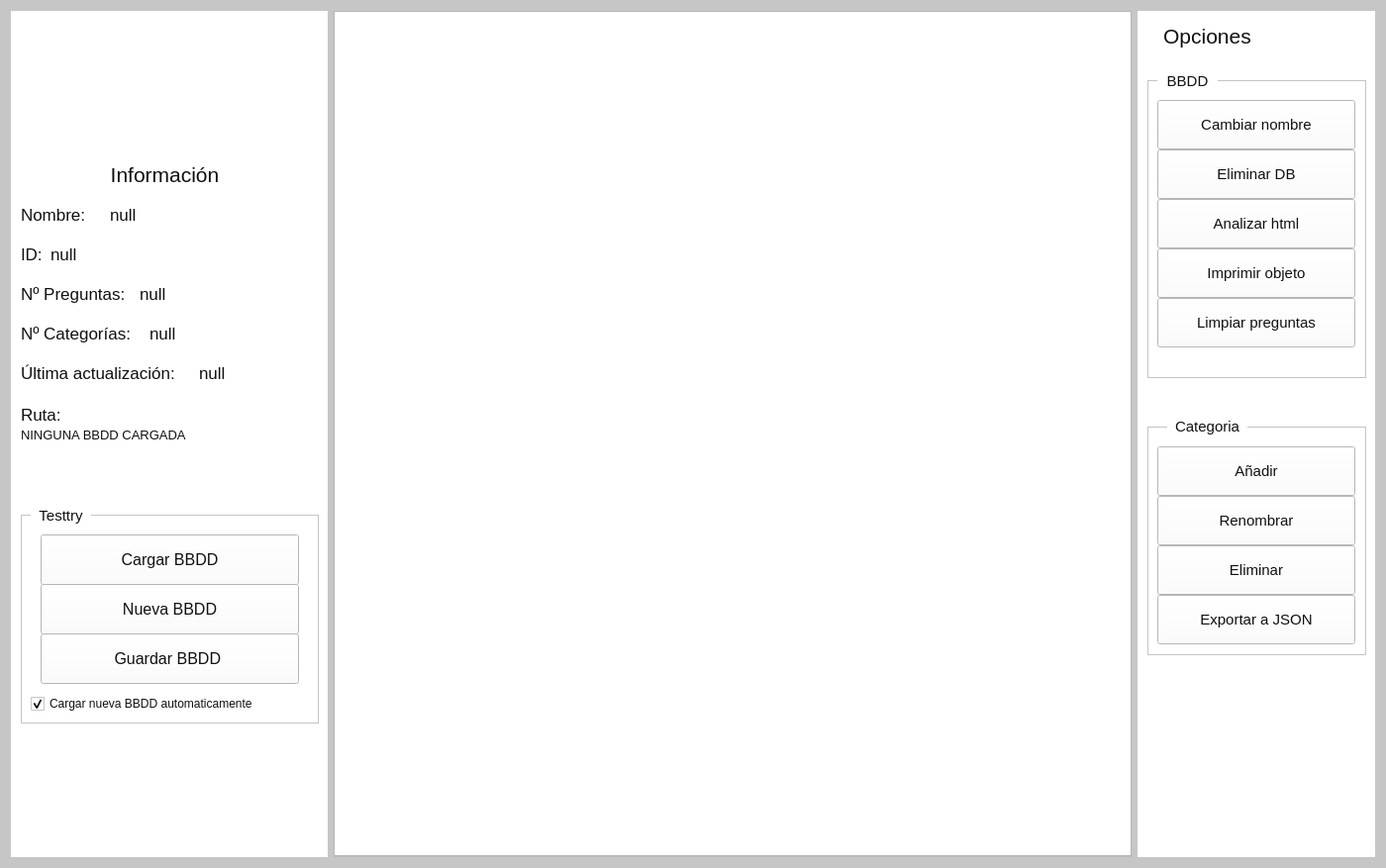
<?xml version="1.0" encoding="UTF-8"?>
<ui version="4.0">
 <class>frm_principal</class>
 <widget class="QFrame" name="frm_principal">
  <property name="geometry">
   <rect>
    <x>0</x>
    <y>0</y>
    <width>1400</width>
    <height>877</height>
   </rect>
  </property>
  <property name="windowTitle">
   <string>Frame</string>
  </property>
  <property name="styleSheet">
   <string notr="true">color: rgb(16, 16, 16);
background-color: rgb(198, 198, 198);</string>
  </property>
  <layout class="QHBoxLayout" name="horizontalLayout">
   <item>
    <widget class="QFrame" name="frm_db_info">
     <property name="minimumSize">
      <size>
       <width>320</width>
       <height>700</height>
      </size>
     </property>
     <property name="styleSheet">
      <string notr="true">background-color: rgb(255, 255, 255);</string>
     </property>
     <property name="frameShape">
      <enum>QFrame::NoFrame</enum>
     </property>
     <property name="frameShadow">
      <enum>QFrame::Sunken</enum>
     </property>
     <widget class="QLabel" name="label">
      <property name="geometry">
       <rect>
        <x>10</x>
        <y>270</y>
        <width>121</width>
        <height>31</height>
       </rect>
      </property>
      <property name="font">
       <font>
        <pointsize>13</pointsize>
       </font>
      </property>
      <property name="text">
       <string>Nº Preguntas:</string>
      </property>
      <property name="alignment">
       <set>Qt::AlignLeading|Qt::AlignLeft|Qt::AlignVCenter</set>
      </property>
     </widget>
     <widget class="QLabel" name="lbl_numero_preguntas">
      <property name="geometry">
       <rect>
        <x>130</x>
        <y>270</y>
        <width>171</width>
        <height>31</height>
       </rect>
      </property>
      <property name="font">
       <font>
        <pointsize>13</pointsize>
       </font>
      </property>
      <property name="text">
       <string>null</string>
      </property>
      <property name="alignment">
       <set>Qt::AlignLeading|Qt::AlignLeft|Qt::AlignVCenter</set>
      </property>
     </widget>
     <widget class="QLabel" name="label_11">
      <property name="geometry">
       <rect>
        <x>90</x>
        <y>150</y>
        <width>131</width>
        <height>31</height>
       </rect>
      </property>
      <property name="font">
       <font>
        <pointsize>16</pointsize>
       </font>
      </property>
      <property name="text">
       <string>Información</string>
      </property>
      <property name="alignment">
       <set>Qt::AlignCenter</set>
      </property>
     </widget>
     <widget class="QLabel" name="lbl_numero_categorias">
      <property name="geometry">
       <rect>
        <x>140</x>
        <y>310</y>
        <width>171</width>
        <height>31</height>
       </rect>
      </property>
      <property name="font">
       <font>
        <pointsize>13</pointsize>
       </font>
      </property>
      <property name="text">
       <string>null</string>
      </property>
      <property name="alignment">
       <set>Qt::AlignLeading|Qt::AlignLeft|Qt::AlignVCenter</set>
      </property>
     </widget>
     <widget class="QLabel" name="label_4">
      <property name="geometry">
       <rect>
        <x>10</x>
        <y>310</y>
        <width>121</width>
        <height>31</height>
       </rect>
      </property>
      <property name="font">
       <font>
        <pointsize>13</pointsize>
       </font>
      </property>
      <property name="text">
       <string>Nº Categorías:</string>
      </property>
      <property name="alignment">
       <set>Qt::AlignLeading|Qt::AlignLeft|Qt::AlignVCenter</set>
      </property>
     </widget>
     <widget class="QLabel" name="label_5">
      <property name="geometry">
       <rect>
        <x>190</x>
        <y>350</y>
        <width>121</width>
        <height>31</height>
       </rect>
      </property>
      <property name="font">
       <font>
        <pointsize>13</pointsize>
       </font>
      </property>
      <property name="text">
       <string>null</string>
      </property>
      <property name="alignment">
       <set>Qt::AlignLeading|Qt::AlignLeft|Qt::AlignVCenter</set>
      </property>
     </widget>
     <widget class="QLabel" name="label_6">
      <property name="geometry">
       <rect>
        <x>10</x>
        <y>350</y>
        <width>171</width>
        <height>31</height>
       </rect>
      </property>
      <property name="font">
       <font>
        <pointsize>13</pointsize>
       </font>
      </property>
      <property name="text">
       <string>Última actualización:</string>
      </property>
      <property name="alignment">
       <set>Qt::AlignLeading|Qt::AlignLeft|Qt::AlignVCenter</set>
      </property>
     </widget>
     <widget class="QLabel" name="lbl_ruta_bbdd">
      <property name="geometry">
       <rect>
        <x>10</x>
        <y>421</y>
        <width>301</width>
        <height>50</height>
       </rect>
      </property>
      <property name="font">
       <font>
        <pointsize>10</pointsize>
       </font>
      </property>
      <property name="text">
       <string>NINGUNA BBDD CARGADA</string>
      </property>
      <property name="scaledContents">
       <bool>true</bool>
      </property>
      <property name="alignment">
       <set>Qt::AlignLeading|Qt::AlignLeft|Qt::AlignTop</set>
      </property>
      <property name="wordWrap">
       <bool>true</bool>
      </property>
     </widget>
     <widget class="QLabel" name="label_8">
      <property name="geometry">
       <rect>
        <x>10</x>
        <y>400</y>
        <width>171</width>
        <height>16</height>
       </rect>
      </property>
      <property name="font">
       <font>
        <pointsize>13</pointsize>
       </font>
      </property>
      <property name="text">
       <string>Ruta:</string>
      </property>
      <property name="alignment">
       <set>Qt::AlignLeading|Qt::AlignLeft|Qt::AlignVCenter</set>
      </property>
     </widget>
     <widget class="QLabel" name="lbl_testtry_icon">
      <property name="geometry">
       <rect>
        <x>10</x>
        <y>10</y>
        <width>301</width>
        <height>101</height>
       </rect>
      </property>
      <property name="styleSheet">
       <string notr="true">image: url(./Presentacion/resources/LogoBig.png);</string>
      </property>
      <property name="text">
       <string/>
      </property>
     </widget>
     <widget class="QLabel" name="lbl_id_db">
      <property name="geometry">
       <rect>
        <x>40</x>
        <y>230</y>
        <width>261</width>
        <height>31</height>
       </rect>
      </property>
      <property name="font">
       <font>
        <pointsize>13</pointsize>
       </font>
      </property>
      <property name="text">
       <string>null</string>
      </property>
      <property name="alignment">
       <set>Qt::AlignLeading|Qt::AlignLeft|Qt::AlignVCenter</set>
      </property>
     </widget>
     <widget class="QLabel" name="lbl_db_name">
      <property name="geometry">
       <rect>
        <x>100</x>
        <y>190</y>
        <width>201</width>
        <height>31</height>
       </rect>
      </property>
      <property name="font">
       <font>
        <pointsize>13</pointsize>
       </font>
      </property>
      <property name="text">
       <string>null</string>
      </property>
      <property name="alignment">
       <set>Qt::AlignLeading|Qt::AlignLeft|Qt::AlignVCenter</set>
      </property>
     </widget>
     <widget class="QLabel" name="label_9">
      <property name="geometry">
       <rect>
        <x>10</x>
        <y>230</y>
        <width>31</width>
        <height>31</height>
       </rect>
      </property>
      <property name="font">
       <font>
        <pointsize>13</pointsize>
       </font>
      </property>
      <property name="text">
       <string>ID:</string>
      </property>
      <property name="alignment">
       <set>Qt::AlignLeading|Qt::AlignLeft|Qt::AlignVCenter</set>
      </property>
     </widget>
     <widget class="QLabel" name="label_7">
      <property name="geometry">
       <rect>
        <x>10</x>
        <y>190</y>
        <width>81</width>
        <height>31</height>
       </rect>
      </property>
      <property name="font">
       <font>
        <pointsize>13</pointsize>
       </font>
      </property>
      <property name="text">
       <string>Nombre:</string>
      </property>
      <property name="alignment">
       <set>Qt::AlignLeading|Qt::AlignLeft|Qt::AlignVCenter</set>
      </property>
     </widget>
     <widget class="QLabel" name="label_15">
      <property name="geometry">
       <rect>
        <x>20</x>
        <y>500</y>
        <width>61</width>
        <height>20</height>
       </rect>
      </property>
      <property name="font">
       <font>
        <pointsize>11</pointsize>
       </font>
      </property>
      <property name="text">
       <string>Testtry</string>
      </property>
      <property name="alignment">
       <set>Qt::AlignCenter</set>
      </property>
     </widget>
     <widget class="QFrame" name="frame_4">
      <property name="geometry">
       <rect>
        <x>10</x>
        <y>509</y>
        <width>301</width>
        <height>211</height>
       </rect>
      </property>
      <property name="frameShape">
       <enum>QFrame::StyledPanel</enum>
      </property>
      <property name="frameShadow">
       <enum>QFrame::Raised</enum>
      </property>
      <widget class="QPushButton" name="btn_guardar_bbdd">
       <property name="geometry">
        <rect>
         <x>20</x>
         <y>120</y>
         <width>261</width>
         <height>51</height>
        </rect>
       </property>
       <property name="font">
        <font>
         <pointsize>12</pointsize>
        </font>
       </property>
       <property name="text">
        <string>Guardar BBDD </string>
       </property>
      </widget>
      <widget class="QPushButton" name="btn_cargar_bbdd">
       <property name="geometry">
        <rect>
         <x>20</x>
         <y>20</y>
         <width>261</width>
         <height>51</height>
        </rect>
       </property>
       <property name="font">
        <font>
         <pointsize>12</pointsize>
        </font>
       </property>
       <property name="text">
        <string>Cargar BBDD</string>
       </property>
      </widget>
      <widget class="QPushButton" name="btn_nueva_bbdd">
       <property name="geometry">
        <rect>
         <x>20</x>
         <y>70</y>
         <width>261</width>
         <height>51</height>
        </rect>
       </property>
       <property name="font">
        <font>
         <pointsize>12</pointsize>
        </font>
       </property>
       <property name="text">
        <string>Nueva BBDD</string>
       </property>
      </widget>
      <widget class="QCheckBox" name="check_autoload">
       <property name="geometry">
        <rect>
         <x>10</x>
         <y>180</y>
         <width>281</width>
         <height>22</height>
        </rect>
       </property>
       <property name="layoutDirection">
        <enum>Qt::LeftToRight</enum>
       </property>
       <property name="text">
        <string>Cargar nueva BBDD automaticamente</string>
       </property>
       <property name="checked">
        <bool>true</bool>
       </property>
       <property name="tristate">
        <bool>false</bool>
       </property>
      </widget>
     </widget>
     <zorder>label</zorder>
     <zorder>lbl_numero_preguntas</zorder>
     <zorder>label_11</zorder>
     <zorder>lbl_numero_categorias</zorder>
     <zorder>label_4</zorder>
     <zorder>label_5</zorder>
     <zorder>label_6</zorder>
     <zorder>lbl_ruta_bbdd</zorder>
     <zorder>label_8</zorder>
     <zorder>lbl_testtry_icon</zorder>
     <zorder>lbl_id_db</zorder>
     <zorder>lbl_db_name</zorder>
     <zorder>label_9</zorder>
     <zorder>label_7</zorder>
     <zorder>frame_4</zorder>
     <zorder>label_15</zorder>
    </widget>
   </item>
   <item>
    <widget class="QTabWidget" name="frm_tabs">
     <property name="enabled">
      <bool>true</bool>
     </property>
     <property name="minimumSize">
      <size>
       <width>750</width>
       <height>700</height>
      </size>
     </property>
     <property name="styleSheet">
      <string notr="true">background-color: rgb(255, 255, 255);</string>
     </property>
     <property name="currentIndex">
      <number>-1</number>
     </property>
    </widget>
   </item>
   <item>
    <widget class="QFrame" name="frm_options">
     <property name="minimumSize">
      <size>
       <width>240</width>
       <height>700</height>
      </size>
     </property>
     <property name="styleSheet">
      <string notr="true">background-color: rgb(255, 255, 255);</string>
     </property>
     <property name="frameShape">
      <enum>QFrame::NoFrame</enum>
     </property>
     <property name="frameShadow">
      <enum>QFrame::Sunken</enum>
     </property>
     <widget class="QLabel" name="label_12">
      <property name="geometry">
       <rect>
        <x>10</x>
        <y>10</y>
        <width>121</width>
        <height>31</height>
       </rect>
      </property>
      <property name="font">
       <font>
        <pointsize>16</pointsize>
       </font>
      </property>
      <property name="text">
       <string>Opciones</string>
      </property>
      <property name="alignment">
       <set>Qt::AlignCenter</set>
      </property>
     </widget>
     <widget class="QFrame" name="frame_2">
      <property name="geometry">
       <rect>
        <x>10</x>
        <y>70</y>
        <width>221</width>
        <height>301</height>
       </rect>
      </property>
      <property name="frameShape">
       <enum>QFrame::StyledPanel</enum>
      </property>
      <property name="frameShadow">
       <enum>QFrame::Raised</enum>
      </property>
      <widget class="QPushButton" name="btn_analizar_html">
       <property name="geometry">
        <rect>
         <x>10</x>
         <y>120</y>
         <width>200</width>
         <height>50</height>
        </rect>
       </property>
       <property name="font">
        <font>
         <pointsize>11</pointsize>
        </font>
       </property>
       <property name="text">
        <string>Analizar html</string>
       </property>
      </widget>
      <widget class="QPushButton" name="btn_delete_db">
       <property name="geometry">
        <rect>
         <x>10</x>
         <y>70</y>
         <width>200</width>
         <height>50</height>
        </rect>
       </property>
       <property name="font">
        <font>
         <pointsize>11</pointsize>
        </font>
       </property>
       <property name="text">
        <string>Eliminar DB</string>
       </property>
      </widget>
      <widget class="QPushButton" name="btn_change_bd_name">
       <property name="geometry">
        <rect>
         <x>10</x>
         <y>20</y>
         <width>200</width>
         <height>50</height>
        </rect>
       </property>
       <property name="font">
        <font>
         <pointsize>11</pointsize>
        </font>
       </property>
       <property name="text">
        <string>Cambiar nombre</string>
       </property>
      </widget>
      <widget class="QPushButton" name="btn_print_database_object">
       <property name="geometry">
        <rect>
         <x>10</x>
         <y>170</y>
         <width>200</width>
         <height>50</height>
        </rect>
       </property>
       <property name="font">
        <font>
         <pointsize>11</pointsize>
        </font>
       </property>
       <property name="text">
        <string>Imprimir objeto</string>
       </property>
      </widget>
      <widget class="QPushButton" name="btn_clean_database">
       <property name="geometry">
        <rect>
         <x>10</x>
         <y>220</y>
         <width>200</width>
         <height>50</height>
        </rect>
       </property>
       <property name="font">
        <font>
         <pointsize>11</pointsize>
        </font>
       </property>
       <property name="text">
        <string>Limpiar preguntas</string>
       </property>
      </widget>
     </widget>
     <widget class="QLabel" name="label_13">
      <property name="geometry">
       <rect>
        <x>20</x>
        <y>61</y>
        <width>61</width>
        <height>20</height>
       </rect>
      </property>
      <property name="font">
       <font>
        <pointsize>11</pointsize>
       </font>
      </property>
      <property name="text">
       <string>BBDD</string>
      </property>
      <property name="alignment">
       <set>Qt::AlignCenter</set>
      </property>
     </widget>
     <widget class="QFrame" name="frame_3">
      <property name="geometry">
       <rect>
        <x>10</x>
        <y>420</y>
        <width>221</width>
        <height>231</height>
       </rect>
      </property>
      <property name="frameShape">
       <enum>QFrame::StyledPanel</enum>
      </property>
      <property name="frameShadow">
       <enum>QFrame::Raised</enum>
      </property>
      <widget class="QPushButton" name="btn_rename_categoria">
       <property name="geometry">
        <rect>
         <x>10</x>
         <y>70</y>
         <width>200</width>
         <height>50</height>
        </rect>
       </property>
       <property name="font">
        <font>
         <pointsize>11</pointsize>
        </font>
       </property>
       <property name="text">
        <string>Renombrar</string>
       </property>
      </widget>
      <widget class="QPushButton" name="btn_export_categoria">
       <property name="geometry">
        <rect>
         <x>10</x>
         <y>170</y>
         <width>200</width>
         <height>50</height>
        </rect>
       </property>
       <property name="font">
        <font>
         <pointsize>11</pointsize>
        </font>
       </property>
       <property name="text">
        <string>Exportar a JSON</string>
       </property>
      </widget>
      <widget class="QPushButton" name="btn_add_categoria">
       <property name="geometry">
        <rect>
         <x>10</x>
         <y>20</y>
         <width>200</width>
         <height>50</height>
        </rect>
       </property>
       <property name="font">
        <font>
         <pointsize>11</pointsize>
        </font>
       </property>
       <property name="text">
        <string>Añadir</string>
       </property>
      </widget>
      <widget class="QPushButton" name="btn_delete_categoria">
       <property name="geometry">
        <rect>
         <x>10</x>
         <y>120</y>
         <width>200</width>
         <height>50</height>
        </rect>
       </property>
       <property name="font">
        <font>
         <pointsize>11</pointsize>
        </font>
       </property>
       <property name="text">
        <string>Eliminar</string>
       </property>
      </widget>
     </widget>
     <widget class="QLabel" name="label_14">
      <property name="geometry">
       <rect>
        <x>30</x>
        <y>410</y>
        <width>81</width>
        <height>20</height>
       </rect>
      </property>
      <property name="font">
       <font>
        <pointsize>11</pointsize>
       </font>
      </property>
      <property name="text">
       <string>Categoria</string>
      </property>
      <property name="alignment">
       <set>Qt::AlignCenter</set>
      </property>
     </widget>
    </widget>
   </item>
  </layout>
 </widget>
 <resources/>
 <connections/>
</ui>
